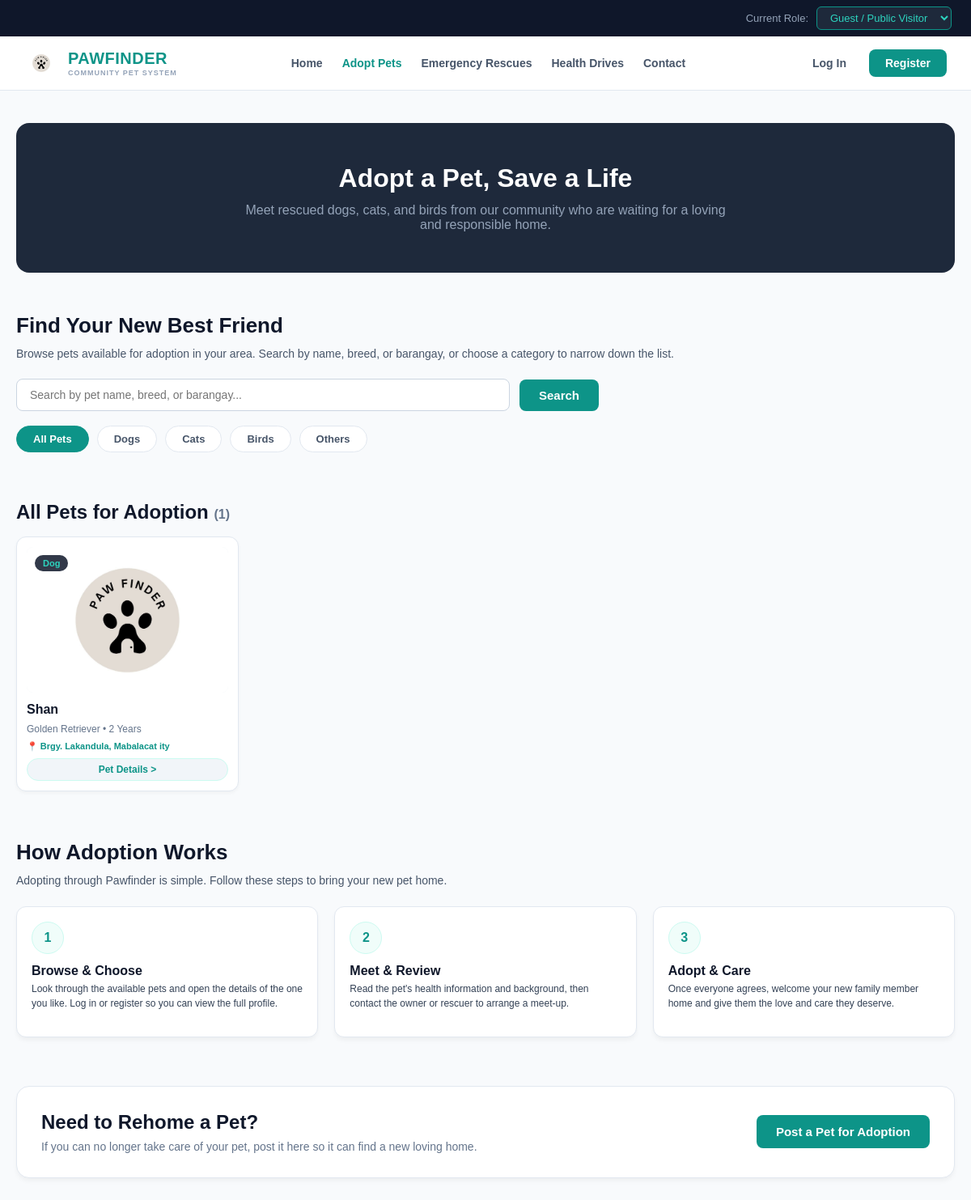
Screenshot of /adopt.php with the database file from the repository.
### tables this page shows
CREATE TABLE `pets` (
  `id` int(11) NOT NULL,
  `pet_name` varchar(100) NOT NULL,
  `pet_species` varchar(50) NOT NULL,
  `breed` varchar(100) NOT NULL,
  `age` varchar(50) NOT NULL,
  `barangay` varchar(100) NOT NULL,
  `pet_photo` varchar(255) NOT NULL,
  `adoption_reason` text NOT NULL,
  `health_issues` text DEFAULT NULL,
  `pet_details` text DEFAULT NULL,
  `created_at` timestamp NOT NULL DEFAULT current_timestamp()
);

### adopt.php (the view, shortened to what this page needs)
<?php
$is_logged_in = !empty($_SESSION['logged_in']);
$species = strtolower(trim($_GET['species'] ?? 'all'));
$search = trim($_GET['q'] ?? '');
$pets = [];
$db_error = "";
try {
    $conn = new mysqli("localhost", "root", "", "pawfinder_db");
    $conn->set_charset("utf8mb4");
    $sql = "SELECT id, pet_name, pet_species, breed, age, barangay, pet_photo
            FROM pets
            WHERE 1=1";
    $sql .= " ORDER BY created_at DESC";
    $stmt = $conn->prepare($sql);
    $stmt->execute();
    $result = $stmt->get_result();
    $pets = $result->fetch_all(MYSQLI_ASSOC);
} catch (Throwable $e) {
    error_log($e->getMessage());
    $db_error = "We couldn't load the pets right now. Please try again later.";
}
$tabs = [
    'all'   => 'All Pets',
    'dog'   => 'Dogs',
    'cat'   => 'Cats',
    'bird'  => 'Birds',
    'other' => 'Others',
];
function tab_link(string $key, string $search): string {
    $query = ['species' => $key];
    return 'adopt.php?' . http_build_query($query);
}
?>
<!DOCTYPE html>
<html lang="en">
<head>
    <link rel="stylesheet" href="css/homepage.css">
    <link rel="stylesheet" href="css/adopt.css">
</head>
<body>
    <div class="top-bar">
        <div class="role-container">
            <span class="role-label">Current Role:</span>
            <select id="roleSwitcher" class="role-select">
                <option value="guest" selected>Guest / Public Visitor</option>
            </select>
        </div>
    </div>
    <header class="navbar">
        <div class="brand-section" onclick="location.href='homepage.php'">
            <img src="image/logo2.jpg" alt="PAWFINDER Logo" class="brand-logo-img">
            <div>
                <span class="brand-title">PAWFINDER</span>
                <span class="brand-subtitle">COMMUNITY PET SYSTEM</span>
            </div>
        </div>
        <ul class="nav-links">
            <li class="nav-item"><a href="homepage.php">Home</a></li>
            <li class="nav-item"><a href="adopt.php" class="active">Adopt Pets</a></li>
            <li class="nav-item"><a href="rescue.php">Emergency Rescues</a></li>
            <li class="nav-item"><a href="health_drives.php">Health Drives</a></li>
            <li class="nav-item"><a href="contact.php">Contact</a></li>
        </ul>
         <div class="auth-actions">
            <button class="btn-login" onclick="location.href='login.php'">Log In</button>
            <button class="btn-register" onclick="location.href='register.php'">Register</button>
        </div>
    </header>
    <main class="content-area">
        <div class="hero-banner">
            <h1>Adopt a Pet, Save a Life</h1>
            <p>Meet rescued dogs, cats, and birds from our community who are waiting for a loving and responsible home.</p>
        </div>
        <section class="partners-section">
            <div class="partners-header">
                <h2>Find Your New Best Friend</h2>
                <p>
                    Browse pets available for adoption in your area. Search by name, breed, or barangay,
                    or choose a category to narrow down the list.
                </p>
            </div>
            <form method="GET" action="adopt.php" class="adopt-search">
                <input type="text" name="q" value="<?= htmlspecialchars($search) ?>"
                       placeholder="Search by pet name, breed, or barangay...">
                <button type="submit" class="form-submit-btn">Search</button>
            </form>
            <div class="adopt-tabs">
                <?php foreach ($tabs as $key => $label): ?>
                    <a href="<?= htmlspecialchars(tab_link($key, $search)) ?>"
                       class="adopt-tab <?= $species === $key ? 'active' : '' ?>">
                        <?= htmlspecialchars($label) ?>
                    </a>
                <?php endforeach; ?>
            </div>
        </section>
        <section class="layer-slider-section" id="adopt-list">
            <h2 class="section-header-title">
                <?= htmlspecialchars($tabs[$species]) ?> for Adoption
                <span class="adopt-count">(<?= count($pets) ?>)</span>
            </h2>
            <?php if ($db_error !== ""): ?>
                <div class="adopt-empty"><?= htmlspecialchars($db_error) ?></div>
            <?php else: ?>
                <div class="adopt-grid">
                    <?php foreach ($pets as $pet): ?>
                        <?php
                            $pet_id = (int)$pet['id'];
                            $details_link = $is_logged_in
                                ? "pet_details.php?id=" . $pet_id
                                : "login.php?pet_id=" . $pet_id;
                        ?>
                        <div class="pet-card">
                            <div class="adopt-img-wrap">
                                <img src="<?= htmlspecialchars($pet['pet_photo']) ?>"
                                     alt="<?= htmlspecialchars($pet['pet_name']) ?>"
                                     class="pet-card-img"
                                     onerror="this.onerror=null;this.src='image/logo2.jpg';">
                                <span class="adopt-badge"><?= htmlspecialchars(ucfirst($pet['pet_species'])) ?></span>
                            </div>
                            <div class="pet-card-title"><?= htmlspecialchars($pet['pet_name']) ?></div>
                            <div class="pet-card-sub">
                                <?= htmlspecialchars($pet['breed']) ?> • <?= htmlspecialchars($pet['age']) ?>
                            </div>
                            <div class="pet-card-shelter">📍 <?= htmlspecialchars($pet['barangay']) ?></div>
                            <a href="<?= htmlspecialchars($details_link) ?>" class="pet-card-btn">Pet Details &gt;</a>
                        </div>
                    <?php endforeach; ?>
                </div>
            <?php endif; ?>
        </section>
        <section class="partners-section" style="margin-top: 50px;">
            <div class="partners-header">
                <h2>How Adoption Works</h2>
                <p>Adopting through Pawfinder is simple. Follow these steps to bring your new pet home.</p>
            </div>
            <div class="shelter-cards-grid">
                <div class="shelter-card">
                    <div>
                        <div class="step-number">1</div>
                        <div class="shelter-name">Browse &amp; Choose</div>
                        <div class="shelter-info">
                            Look through the available pets and open the details of the one you like.
                            Log in or register so you can view the full profile.
                        </div>
                    </div>
                </div>
                <div class="shelter-card">
                    <div>
                        <div class="step-number">2</div>
                        <div class="shelter-name">Meet &amp; Review</div>
                        <div class="shelter-info">
                            Read the pet's health information and background, then contact the owner or
                            rescuer to arrange a meet-up.
                        </div>
                    </div>
                </div>
                <div class="shelter-card">
                    <div>
                        <div class="step-number">3</div>
                        <div class="shelter-name">Adopt &amp; Care</div>
                        <div class="shelter-info">
                            Once everyone agrees, welcome your new family member home and give them
                            the love and care they deserve.
                        </div>
                    </div>
                </div>
            </div>
        </section>
        <section class="post-pet-section adopt-cta">
            <div>
                <h2 class="section-header-title" style="margin-bottom: 8px;">Need to Rehome a Pet?</h2>
                <p style="color: #64748b; font-size: 14px;">
                    If you can no longer take care of your pet, post it here so it can find a new loving home.
                </p>
            </div>
            <a href="homepage.php#post-pet-form" class="form-submit-btn adopt-cta-btn">Post a Pet for Adoption</a>
        </section>
    </main>
</body>
</html>

### css/homepage.css (style rules this page uses)
* { margin: 0; padding: 0; box-sizing: border-box; font-family: Arial, Helvetica, sans-serif; }
body { background-color: #f8fafc; color: #1e293b; min-height: 100vh; display: flex; flex-direction: column; }
.top-bar { background-color: #0f172a; color: #ffffff; padding: 8px 24px; display: flex; justify-content: flex-end; align-items: center; font-size: 13px; }
.role-container { display: flex; align-items: center; gap: 10px; }
.role-label { color: #94a3b8; }
.role-select { background-color: #1e293b; color: #2dd4bf; border: 1px solid #0d9488; padding: 5px 12px; border-radius: 6px; font-size: 13px; outline: none; cursor: pointer; }
.navbar { background-color: #ffffff; border-bottom: 1px solid #e2e8f0; padding: 12px 30px; display: flex; justify-content: space-between; align-items: center; position: sticky; top: 0; z-index: 100; }
.brand-section { display: flex; align-items: center; gap: 12px; cursor: pointer; }
.brand-logo-img { width: 42px; height: 42px; border-radius: 8px; object-fit: cover; }
.brand-title { font-size: 20px; font-weight: 800; color: #0d9488; letter-spacing: 0.5px; line-height: 1; }
.brand-subtitle { font-size: 9px; font-weight: bold; color: #94a3b8; letter-spacing: 1px; display: block; margin-top: 2px; }
.nav-links { display: flex; align-items: center; gap: 24px; list-style: none; }
.nav-item a { text-decoration: none; color: #475569; font-size: 14px; font-weight: 600; transition: color 0.2s; }
.auth-actions { display: flex; align-items: center; gap: 12px; }
.btn-login { background: none; border: none; color: #475569; font-size: 14px; font-weight: 600; cursor: pointer; padding: 8px 16px; }
.btn-register { background-color: #0d9488; color: #ffffff; border: none; padding: 9px 20px; border-radius: 8px; font-size: 14px; font-weight: 600; cursor: pointer; transition: background 0.2s; }
.content-area { padding: 40px 20px; max-width: 1240px; margin: 0 auto; width: 100%; }
.hero-banner { background-color: #1e293b; color: #ffffff; padding: 50px; border-radius: 16px; text-align: center; margin-bottom: 40px; }
.hero-banner h1 { font-size: 32px; margin-bottom: 12px; }
.hero-banner p { color: #94a3b8; font-size: 16px; max-width: 600px; margin: 0 auto; }
.partners-section { margin-bottom: 50px; padding: 10px 0; }
.partners-header h2 { font-size: 26px; color: #0f172a; margin-bottom: 8px; font-weight: 800; }
.partners-header p { color: #475569; font-size: 14px; line-height: 1.6; max-width: 850px; }
.shelter-cards-grid { display: grid; grid-template-columns: repeat(auto-fit, minmax(280px, 1fr)); gap: 20px; margin-top: 20px; }
.shelter-card { background-color: #ffffff; border: 1px solid #e2e8f0; border-radius: 12px; padding: 18px; display: flex; flex-direction: column; justify-content: space-between; box-shadow: 0 4px 6px -1px rgba(0, 0, 0, 0.05); transition: transform 0.2s; }
.shelter-name { font-size: 16px; font-weight: 700; color: #0f172a; margin-bottom: 4px; }
.shelter-info { font-size: 12px; color: #334155; line-height: 1.5; margin-bottom: 14px; }
.section-header-title { font-size: 24px; font-weight: 800; color: #0f172a; margin-bottom: 16px; }
.layer-slider-section { margin-top: 40px; }
.pet-card { min-width: 220px; max-width: 220px; background: #ffffff; border: 1px solid #e2e8f0; border-radius: 12px; padding: 12px; display: flex; flex-direction: column; gap: 8px; box-shadow: 0 2px 4px rgba(0,0,0,0.04); transition: transform 0.2s; }
.pet-card-img { width: 100%; height: 140px; object-fit: cover; border-radius: 8px; background-color: #f1f5f9; }
.pet-card-title { font-size: 16px; font-weight: 700; color: #0f172a; }
.pet-card-sub { font-size: 12px; color: #64748b; }
.pet-card-shelter { font-size: 11px; color: #0d9488; font-weight: bold; }
.pet-card-btn { margin-top: auto; background-color: #f1f5f9; color: #0d9488; border: 1px solid #ccfbf1; padding: 6px 12px; border-radius: 20px; font-size: 12px; font-weight: 700; cursor: pointer; text-align: center; }
.post-pet-section { background-color: #ffffff; border: 1px solid #e2e8f0; border-radius: 16px; padding: 30px; margin-top: 50px; box-shadow: 0 4px 6px -1px rgba(0, 0, 0, 0.05); }
.form-submit-btn { background-color: #0d9488; color: #ffffff; border: none; padding: 12px 24px; border-radius: 8px; font-size: 15px; font-weight: 700; cursor: pointer; margin-top: 20px; transition: background 0.2s; }

### rows the page displays
pets: pet_species "Dog", pet_name "Shan", breed "Golden Retriever", age "2 Years", barangay "Brgy. Lakandula, Mabalacat ity"

### other values shown
$label "All Pets"
$label "Dogs"
$label "Cats"
$label "Birds"
$label "Others"
$tabs[$species] "All Pets"
count($pets) "1"
